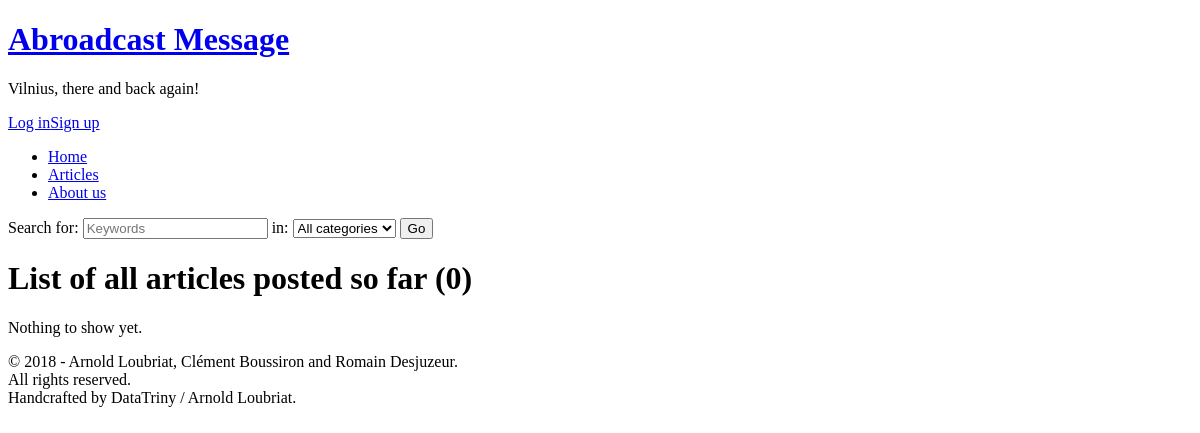
The page /index.php/articles on the database as committed earlier.
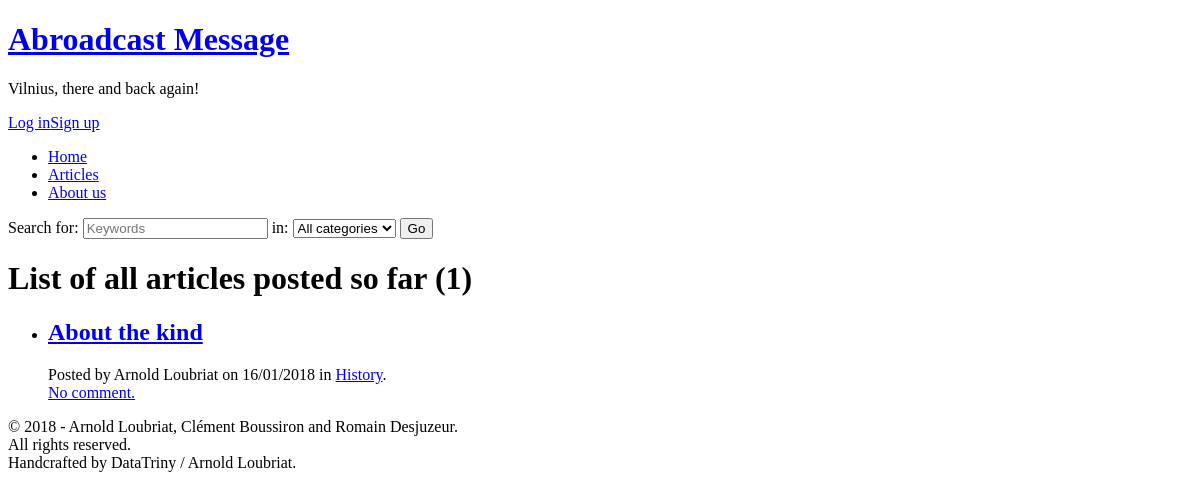
The same page on the database as committed later.
### tables this page shows
CREATE TABLE `articles` (
  `id` int(11) NOT NULL AUTO_INCREMENT,
  `title` varchar(255) NOT NULL,
  `slug` varchar(255) NOT NULL,
  `content` text NOT NULL,
  `creation_date` date NOT NULL,
  `author_id` int(11) NOT NULL,
  `category_id` int(11) NOT NULL,
  PRIMARY KEY (`id`),
  KEY `slug` (`slug`),
  KEY `author_id` (`author_id`)
);

CREATE TABLE `users` (
  `id` int(11) NOT NULL AUTO_INCREMENT,
  `username` varchar(30) NOT NULL,
  `password` varchar(255) NOT NULL,
  `first_name` varchar(30) DEFAULT NULL,
  `last_name` varchar(30) DEFAULT NULL,
  `is_admin` int(11) DEFAULT NULL,
  PRIMARY KEY (`id`)
);

CREATE TABLE `categories` (
  `id` int(11) NOT NULL AUTO_INCREMENT,
  `name` varchar(50) NOT NULL,
  `slug` varchar(65) NOT NULL,
  PRIMARY KEY (`id`),
  KEY `slug` (`slug`)
);

### application/libraries/Template.php (called while the page is built, shortened)
<?php
class Template
{
	private $ci;
	public function __construct()
	{
		$this->ci = &get_instance();
	}
	public function load($view = null, $data = null, $template = null)
	{
		if (!is_null($view))
		{
			if (file_exists(APPPATH . 'views/' . $view . '.php'))
				$viewPath = $view;
			else
				show_error('Unable to load the requested file: ' . $view. '.php');
			$body = $this->ci->load->view($viewPath, $data, true);
			if (is_null($data))
				$data = ['body' => $body];
			else if (is_array($data))
				$data['body'] = $body;
			else if (is_object($data))
				$data->body = $body;
		}
		if (is_null($template))
			$template = 'default';
		$this->ci->load->view('templates/' . $template, $data);
	}
}

### application/controllers/Articles.php (called while the page is built, shortened)
<?php
class Articles extends CI_Controller
{
	public function index()
	{
		$data['articles'] = $this->articles_model->getAll();
		$data['categories'] = $this->categories_model->getAll();
		$data['title'] = 'All articles';
		$this->template->load('articles/index', $data);
	}
}

### index.php (called while the page is built, shortened)
<?php
require_once BASEPATH.'core/CodeIgniter.php';

### application/models/Articles_model.php (called while the page is built, shortened)
<?php
class Articles_model extends CI_Model
{
	public function getAll()
	{
		$this->db->select('articles.id, articles.title, articles.slug, articles.content, articles.creation_date, users.username, users.first_name, users.last_name, count(comments.id) comments, categories.name category_name, categories.slug category_slug');
		$this->db->join('users', 'articles.author_id = users.id');
		$this->db->join('comments', 'articles.id = comments.article_id', 'left');
		$this->db->join('categories', 'articles.category_id = categories.id');
		$this->db->group_by('articles.id');
		$this->db->order_by('articles.id', 'desc');
		$query = $this->db->get('articles');
		return $query->result_array();
	}
}

### application/views/articles/index.php (the view, shortened to what this page needs)
<?php
echo form_open('search'); ?>
	<label for="query">Search for:</label>
	<input type="search" id="query" name="query" placeholder="Keywords" />
	<label for="category">in:</label>
	<select id="category" name="category">
		<option value="all">All categories</option>
	?></select>
	<input type="submit" class="formButton" value="Go" />
</form>
<?php if (isset($search) && $search)
	echo '<h1>Search results (';
else
	echo '<h1>List of all articles posted so far (';
echo count($articles) . ')</h1>';
if (count($articles) == 0)
	echo '<p>Nothing to show yet.</p>';
else
{
	echo '<ul>';
	foreach ($articles as $article)
	{
		$authorName = $article['username'];
		if (!is_null($article['first_name']) && !is_null($article['last_name']))
			$authorName = $article['first_name'] . ' ' . $article['last_name'];
		echo '<li><h2>' . anchor('/' . $article['slug'], $article['title']) . '</h2>
		<p>Posted by ' . $authorName . ' on ' . date('d/m/Y', strtotime($article['creation_date'])) . ' in ' . anchor('search?category=' . $article['category_slug'], $article['category_name']) . '.<br />';
		if ($article['comments'] == 0)
			echo anchor('/' . $article['slug'] . '#comments', 'No comment.');
		else if ($article['comments'] == 1)
			echo anchor('/' . $article['slug'] . '#comments', '1 comment.');
		else
			echo anchor('/' . $article['slug'] . '#comments', $article['comments'] . ' comments.');
		echo '</p></li>';
	}
	echo '</ul>';
}

### application/views/templates/default.php (shortened to what this page needs)
<!DOCTYPE html>
<html>
	<head>
		<link rel="stylesheet" href="<?php echo base_url() . '/assets/css/default.css'; ?>" />
	</head>
	<body>
		<header><div id="brand"><h1><?php echo anchor('/', 'Abroadcast Message'); ?></h1><p>Vilnius, there and back again!</p></div>
			<div id="logIn"><?php if (isset($_SESSION['fullName']))
				echo $_SESSION['fullName'] . anchor('users/edit', 'Edit profile') . anchor('log-out', 'Log out');
			else
				echo anchor('log-in', 'Log in') . anchor('sign-up', 'Sign up');
			?></div>
			<nav>
				<ul>
					<li><?php echo anchor('/', 'Home'); ?></li><li><?php echo anchor('articles', 'Articles'); ?></li><li><?php echo anchor('about-us', 'About us'); ?></li>
				</ul>
			</nav>
		</header>
		<main>
			<?php if (isset($body)) echo $body; ?>
		</main>
		<footer>
			<p>&copy; 2018 - Arnold Loubriat, Clément Boussiron and Romain Desjuzeur.<br />All rights reserved.<br />Handcrafted by DataTriny / Arnold Loubriat.</p>
		</footer>
	</body>
</html>

Rows that differ between the two databases and show on the page:
added articles: slug+title "About the kind", author.last_name "Arnold Loubriat", creation_date "16/01/2018", category.name "History", slug "No comment."
Other text that changed with them:
count($articles): "0" → "1"
text no longer shown: "Nothing to show yet."
